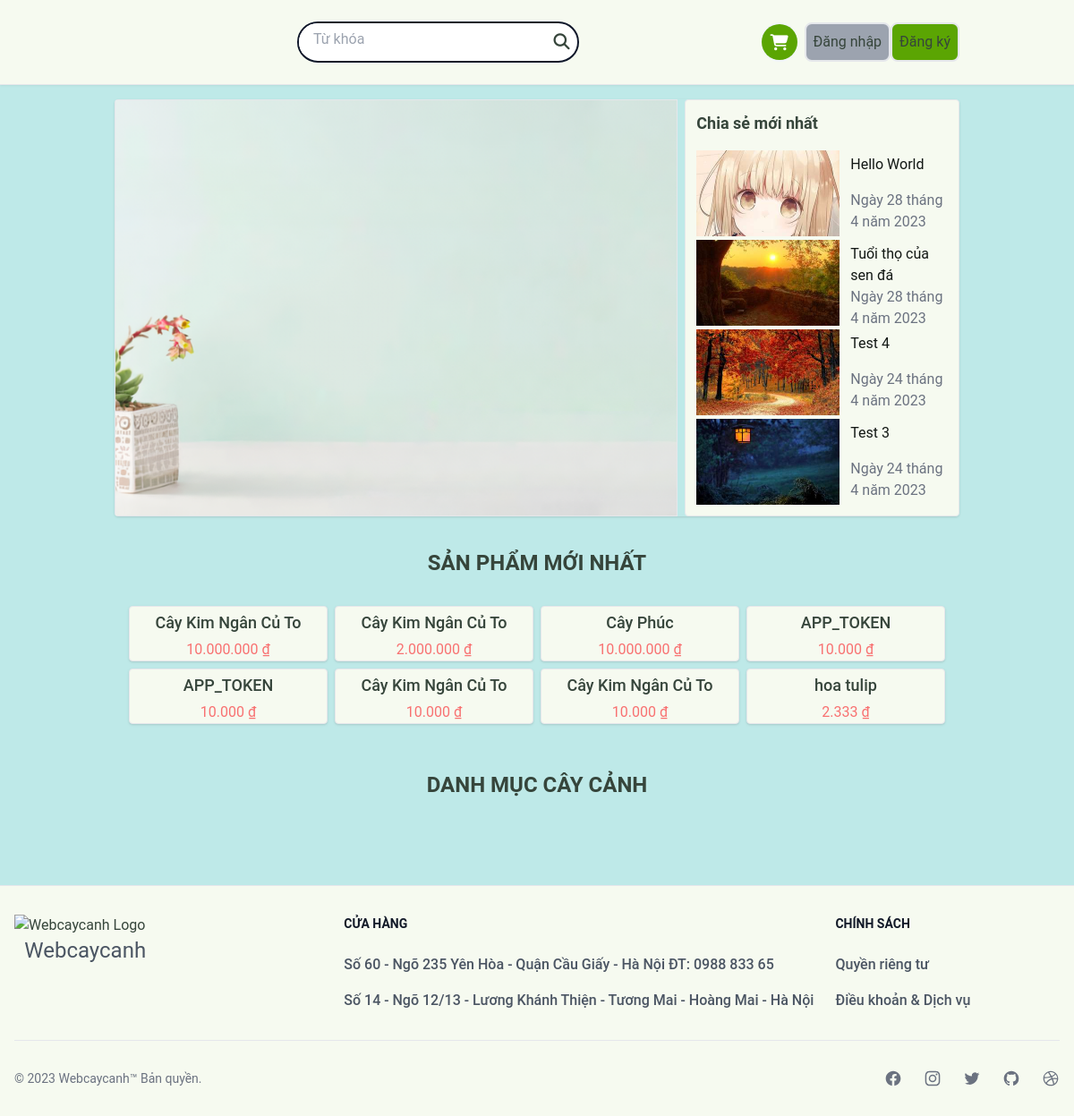
Before: / with the older database file.
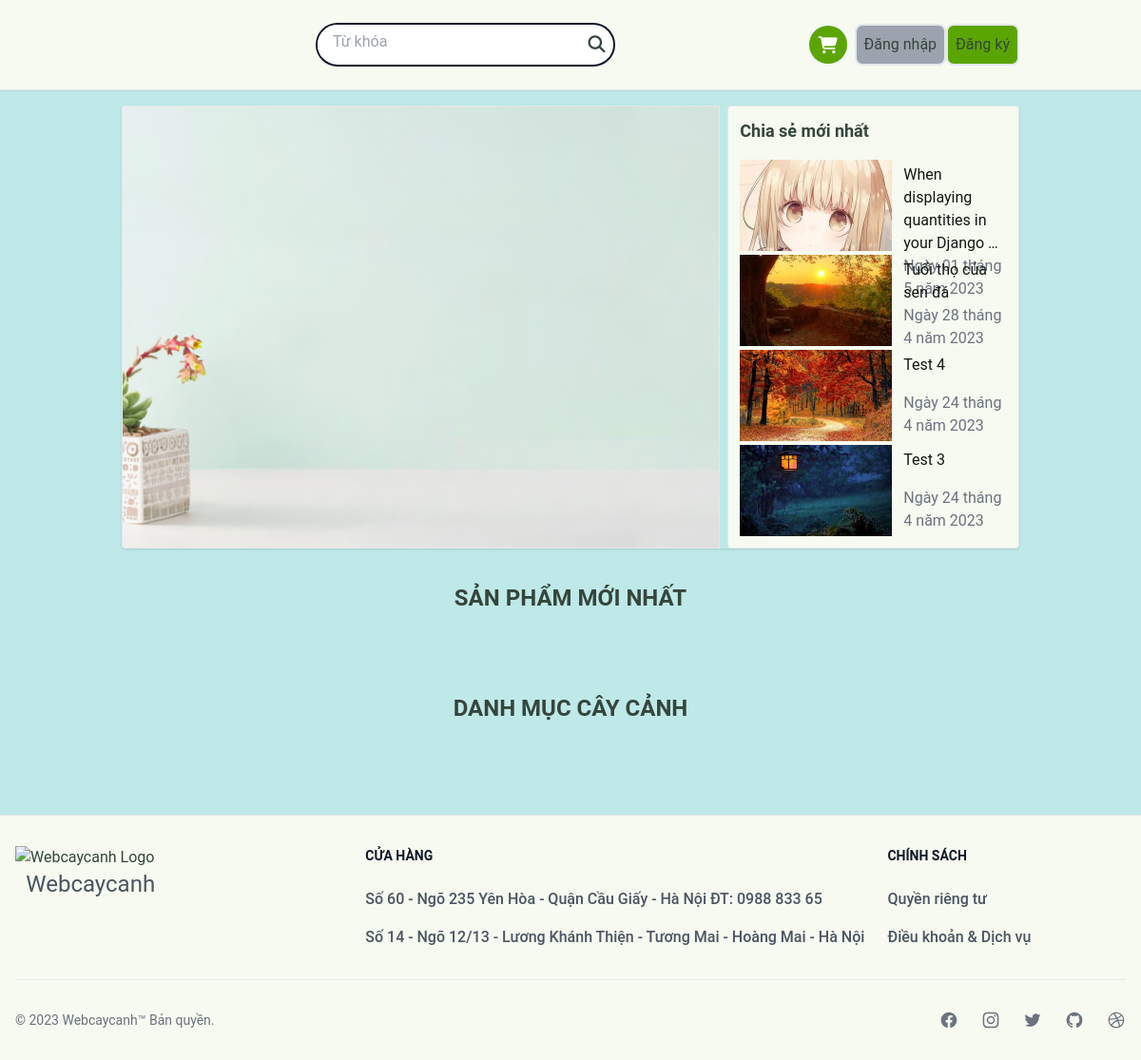
After: the same page with the newer database file.
### blog/models.py (models this page shows, shortened)
class Post(models.Model):
    def get_path(instance, filename):
        extension = filename.split(".")[-1]
        uuid_name = uuid.uuid1().hex
        return MEDIA_PATH / f"{uuid_name}.{extension}"
    title = models.CharField(max_length=200)
    cover_image = ProcessedImageField(
        upload_to=get_path,
        default="posts/default.jpg",
        processors=[ResizeToFill(320, 240)],
        format="JPEG",
        options={"quality": 60},
    )
    summary = models.CharField(max_length=200, default="")
    content = MarkdownxField()
    created_at = models.DateTimeField(auto_now_add=True)
    updated_at = models.DateTimeField(auto_now=True)

### core/models.py (models this page shows, shortened)
class BaseModel(models.Model):
    created_at = models.DateTimeField(auto_now_add=True)
    updated_at = models.DateTimeField(auto_now=True)
    class Meta:
        abstract = True

class Product(BaseModel):
    def get_path(instance, filename):
        extension = filename.split(".")[-1]
        uuid_name = uuid.uuid1().hex
        return MEDIA_PATH / f"{uuid_name}.{extension}"
    name = models.CharField(max_length=255)
    price = models.DecimalField(max_digits=10, decimal_places=0)
    summary = models.TextField(default="")
    description = models.TextField(default="")
    quantity = models.PositiveIntegerField(default=0)
    category = models.ForeignKey(
        Category, on_delete=models.CASCADE, default=True, null=False
    )
    thumbnail = ProcessedImageField(
        upload_to=get_path,
        default="product_images/default.png",
        processors=[ResizeToFill(400, 400)],
        format="PNG",
        options={"quality": 60},
    )

### core/views.py (the view)
# urls.py: path("", HomePageView.as_view(), name="home"),
class HomePageView(TemplateView):
    template_name = "home.html"
    def get_context_data(self, **kwargs):
        context = super().get_context_data()
        context["products"] = Product.objects.order_by("-created_at")[:8]
        context["posts"] = Post.objects.order_by("-updated_at")[:4]
        return context

### core/templatetags/concurency.py (called while the page is built)
@register.filter
def vnd_format(value):
    return humanize.intcomma(value, False).replace(",", ".") + " ₫"

### templates/home.html (shortened to what this page needs)
{% extends "layout/base.html" %}
{% load humanize %}
{% load static %}
{% load concurency %}
{% block searchbar %}
{% include 'components/searchbar.html' %}
{% endblock %}
{% block content %}
<div class="m-auto flex flex-col pt-4">
    <div id="slider" class="flex shadow gap-2 justify-between rounded overflow-hidden">
        <div id="carosel" class="border w-2/3">
            <img class="object-cover w-full h-full" src="{% static 'tree/banner.png' %}" alt="">
        </div>
        <div id="lastest-posts" class="p-3 border rounded flex-1 text-[#121714] bg-[#F6FAF0]">
            <h2 class="text-lg mb-4 text-[#36453B] font-semibold">Chia sẻ mới nhất</h2>
            <section class="flex flex-col h-full gap-1">
                {% for post in posts %}
                <div class="flex justify-evenly min-w-[10rem] h-24 gap-2">
                    <img class="object-cover w-40" src="{{ post.cover_image.url }}" alt="">
                    <div class="flex justify-between grow flex-col p-1">
                        <h2 class="text-left">
                            {{ post.title|truncatewords:6 }}
                        </h2>
                        <p class="text-gray-500">{{ post.updated_at|date }}</p>
                    </div>
                </div>
                {% endfor %}
            </section>
        </div>
    </div>
    <div id="new-products">
        <div class="flex flex-col gap-1 my-8 items-center">
            <h2 class="text-2xl font-bold text-[#36453B]">{{ "Sản phẩm mới nhất"|upper }}</h2>
        </div>
        <div class="grid grid-cols-4 px-4 gap-2">
            {% for product in products %}
            <div class="rounded shadow overflow-hidden bg-[#F6FAF0] border flex flex-col items-center gap-1">
                <h2 class="font-medium text-lg">{{ product.name }}</h2>
                <p class="text-red-400">{{ product.price|vnd_format }}</p>
            </div>
            {% endfor %}
        </div>
    </div>
    <div id="category-products" class="my-4 mb-16">
        <div class="flex flex-col gap-1 my-8 items-center">
            <h2 class="text-2xl font-bold text-[#36453B]">{{ "Danh mục cây cảnh"|upper }}</h2>
        </div>
    </div>
</div>
{% endblock content %}

### templates/layout/base.html (shortened to what this page needs)
{% load static %}
{% load auth_extras %}
<!DOCTYPE html>
<html lang="vi">
<head>
    <link rel="stylesheet" href="{% static 'css/tailwind-dev.css' %}?{% now 'U' %}">
    <link rel="stylesheet" href="https://cdnjs.cloudflare.com/ajax/libs/font-awesome/6.4.0/css/all.min.css">
</head>
<body class="bg-[#BEE9E8]">
    <header class="bg-[#F6FAF0] px-32 shadow py-6 ">
        <nav class="flex w-full justify-between items-center">
            {% block searchbar %}{% endblock %}
            <div class="rounded flex items-stretch gap-2">
                <a id="cart" href="{% url 'core:cart_list' %}"
                    class="bg-slate-100 rounded-full cursor-pointer flex items-center justify-between gap-2">
                    <div class="cart-icon bg-[#5ba503] rounded-full flex w-10 h-10">
                        <i class="m-auto text-lg fa fa-shopping-cart text-white"></i>
                    </div>
                </a>
                <div id="profile" class="relative">
                    {% if user.is_authenticated %}
                    <div id="avatar" class="cursor-pointer">
                        <img class="object-cover w-10 border-2 border-[#76be8e] rounded-full"
                            src="{{ user.profile.avatar.url }}" alt="">
                    </div>
                    <div id="profile-menu"
                        class="hidden z-10 w-48 h-36 bg-[#ecf0f1] gap-1 border border-[#76be8e] text-white auto-rows-fr rounded overflow-hidden drop-shadow-lg right-1 top-full mt-2 absolute">
                        <a href="{% url 'profile' %}"
                            class="hover:bg-[#99bda4] bg-[#7f9f89] border-3 border-green-200 p-1 flex justify-between items-center gap-2">
                            <img class="object-cover w-10 border-2 border-[#76be8e] rounded-full"
                                src="{{ user.profile.avatar.url }}" alt="">
                            <span class="grow">{{ user.profile.full_name }}</span>
                        </a>
                        {% if user.is_superuser or user|has_group:"Admins" %}
                        <a href="{% url 'core:list_products' %}"
                            class="hover:bg-[#99bda4] bg-[#7f9f89] border-3 border-green-200 p-1 flex justify-between items-center gap-2">
                            <div class="w-10 flex"><i class="m-auto fas fa-edit"></i></div>
                            <span class="grow">Bảng điều khiển</span>
                        </a>
                        {% endif %}
                        <a href="{% url 'logout' %}"
                            class="hover:bg-[#99bda4] bg-[#7f9f89] p-1 flex items-center gap-2 justify-between">
                            <div class="w-10 flex"><i class=" m-auto fas fa-sign-out-alt"></i></div>
                            <span class="grow">Đăng xuất</span>
                        </a>
                    </div>
                    {% else %}
                    <div class="rounded box-shadow items-center flex">
                        <a href="{% url 'login' %}" class="btn bg-gray-400">Đăng nhập</a>
                        <a href="{% url 'register' %}" class="btn bg-[#5ba503]">Đăng ký</a>
                    </div>
                    {% endif %}
                </div>
            </div>
        </nav>
    </header>
    <hr>
    <main class="px-32 min-h-[600px] flex">
        {% block content %}
        {% endblock content %}
    </main>
    <footer class="bg-[#F6FAF0]">
        <div class="mx-auto w-full max-w-screen-xl p-4 py-6 lg:py-8">
            <div class="md:flex md:justify-between">
                <div class="mb-6 md:mb-0">
                    <a href="/" class="flex flex-col items-center">
                        <img src="https://webcaycanh.com/wp-content/themes/cay/imgs/logo.png" class="mr-3"
                            alt="Webcaycanh Logo" />
                        <span class="self-center text-2xl text-gray-600 whitespace-nowrap">Webcaycanh</span>
                    </a>
                </div>
                <div class="grid grid-cols-3 gap-8 sm:gap-6">
                    <div class="col-span-2">
                        <h2 class="mb-6 text-sm font-semibold text-gray-900 uppercase">Cửa hàng</h2>
                        <ul class="text-gray-600 font-medium">
                            <li class="mb-4">
                                <p href="https://flowbite.com/" class="hover:underline">
                                    Số 60 - Ngõ 235 Yên Hòa - Quận Cầu Giấy - Hà Nội ĐT: 0988 833 65
                                </p>
                            </li>
                            <li>
                                <p href="https://tailwindcss.com/" class="hover:underline">Số 14 - Ngõ 12/13 - Lương
                                    Khánh Thiện - Tương Mai - Hoàng Mai - Hà Nội</p>
                            </li>
                        </ul>
                    </div>
                    <div>
                        <h2 class="mb-6 text-sm font-semibold text-gray-900 uppercase">Chính sách</h2>
                        <ul class="text-gray-600 font-medium">
                            <li class="mb-4">
                                <a href="#" class="hover:underline">Quyền riêng tư</a>
                            </li>
                            <li>
                                <a href="#" class="hover:underline">Điều khoản &amp; Dịch vụ</a>
                            </li>
                        </ul>
                    </div>
                </div>
            </div>
            <hr class="my-6 border-gray-200 sm:mx-auto lg:my-8" />
            <div class="sm:flex sm:items-center sm:justify-between">
                <span class="text-sm text-gray-500 sm:text-center">© 2023 <a href="https://flowbite.com/"
                        class="hover:underline">Webcaycanh™</a> Bản quyền.
                </span>
                <div class="flex mt-4 space-x-6 sm:justify-center sm:mt-0">
                    <a href="#" class="text-gray-500 hover:text-gray-900 dark:hover:text-white">
                    </a>
                    <a href="#" class="text-gray-500 hover:text-gray-900 dark:hover:text-white">
                    </a>
                    <a href="#" class="text-gray-500 hover:text-gray-900 dark:hover:text-white">
                    </a>
                    <a href="#" class="text-gray-500 hover:text-gray-900 dark:hover:text-white">
                    </a>
                    <a href="#" class="text-gray-500 hover:text-gray-900 dark:hover:text-white">
                    </a>
                </div>
            </div>
        </div>
    </footer>
</body>
</html>

### templates/components/searchbar.html
<div class="w-1/3">
    <form action=""
        class="h-fit bg-white overflow-hidden rounded-full border-2 items-stretch border-slate-900 focus-within:border-green-500 w-full flex">
        <input class="p-2 pl-4 border-none outline-none h-full grow block" type="text" placeholder="Từ khóa">
        <button class="p-2 pt-[0.65rem] hover:bg-green-500 hover:text-white transition-colors">
            <i class="fa fa-search text-lg"></i>
        </button>
    </form>
</div>

Changed rows visible on the page:
removed Product: name "Cây Kim Ngân Củ To", price|vnd_format "10.000.000 ₫"
removed Product: name "Cây Kim Ngân Củ To", price|vnd_format "2.000.000 ₫"
removed Product: name "Cây Phúc", price|vnd_format "10.000.000 ₫"
removed Product: name "APP_TOKEN", price|vnd_format "10.000 ₫"
removed Product: name "APP_TOKEN", price|vnd_format "10.000 ₫"
removed Product: name "Cây Kim Ngân Củ To", price|vnd_format "10.000 ₫"
removed Product: name "Cây Kim Ngân Củ To", price|vnd_format "10.000 ₫"
removed Product: name "hoa tulip", price|vnd_format "2.333 ₫"
changed Post: title "Hello World" → "When displaying quantities in your Django …"; updated_at "Ngày 28 tháng 4 năm 2023" → "Ngày 01 tháng 5 năm 2023"
